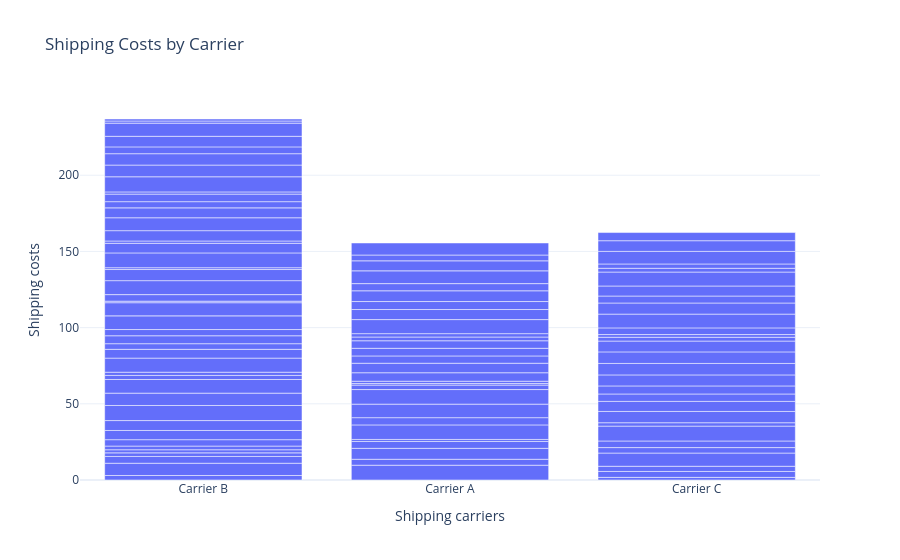

The notebook cell saved with this chart:
### Code cell
# Cost Analysis
# Now let's analyze the shipping cost of Carriers:

shipping_cost_chart = px.bar(df, x='Shipping carriers',
y='Shipping costs',
title='Shipping Costs by Carrier')

shipping_cost_chart.show()

### Figure 1 — Plotly figure (JSON) as saved in the notebook; plotly's stock layout.template omitted (floating-point values rounded to 4 significant figures)
{"data": [{"hovertemplate": "Shipping carriers=%{x}<br>Shipping costs=%{y}<extra></extra>", "legendgroup": "", "marker": {"color": "#636efa", "pattern": {"shape": ""}}, "name": "", "orientation": "v", "showlegend": false, "textposition": "auto", "type": "bar", "x": ["Carrier B", "Carrier A", "Carrier B", "Carrier C", "Carrier A", "Carrier B", "Carrier C", "Carrier B", "Carrier C", "Carrier A", "Carrier C", "Carrier A", "Carrier A", "Carrier A", "Carrier B", "Carrier B", "Carrier B", "Carrier C", "Carrier C", "Carrier A", "Carrier A", "Carrier B", "Carrier A", "Carrier A", "Carrier C", "Carrier C", "Carrier B", "Carrier C", "Carrier B", "Carrier B", "Carrier B", "Carrier B", "Carrier C", "Carrier C", "Carrier A", "Carrier C", "Carrier B", "Carrier A", "Carrier B", "Carrier A", "Carrier C", "Carrier B", "Carrier C", "Carrier B", "Carrier C", "Carrier B", "Carrier B", "Carrier B", "Carrier C", "Carrier C", "Carrier A", "Carrier A", "Carrier B", "Carrier B", "Carrier B", "Carrier A", "Carrier C", "Carrier B", "Carrier A", "Carrier B", "Carrier C", "Carrier C", "Carrier C", "Carrier A", "Carrier C", "Carrier C", "Carrier A", "Carrier C", "Carrier B", "Carrier B", "Carrier B", "Carrier A", "Carrier A", "Carrier B", "Carrier A", "Carrier C", "Carrier A", "Carrier B", "Carrier B", "Carrier B", "Carrier C", "Carrier B", "Carrier A", "Carrier B", "Carrier A", "Carrier C", "Carrier B", "Carrier A", "Carrier A", "Carrier B", "Carrier B", "Carrier B", "Carrier B", "Carrier C", "Carrier B", "Carrier B", "Carrier C", "Carrier A", "Carrier B", "Carrier B"], "xaxis": "x", "y": [2.957, 9.717, 8.054, 1.73, 3.891, 4.444, 3.881, 2.348, 3.405, 7.167, 8.673, 4.524, 1.325, 9.537, 2.04, 2.422, 4.191, 3.585, 4.339, 4.743, 8.878, 6.038, 9.568, 2.925, 9.741, 2.231, 6.508, 7.407, 9.898, 8.101, 8.955, 2.68, 6.599, 4.858, 1.019, 5.288, 2.108, 1.533, 9.236, 5.563, 7.23, 5.773, 7.526, 3.694, 7.577, 5.215, 4.071, 8.979, 7.096, 2.506, 6.248, 4.783, 8.631, 1.013, 4.305, 5.014, 1.774, 9.161, 4.938, 7.294, 4.381, 9.03, 7.292, 2.458, 4.585, 6.581, 2.216, 9.148, 1.194, 9.705, 6.316, 9.228, 6.6, 1.513, 5.238, 2.474, 7.055, 6.781, 8.467, 6.496, 2.833, 4.066, 4.708, 4.95, 8.382, 8.249, 1.454, 6.576, 3.801, 9.93, 7.674, 7.472, 4.47, 7.006, 6.943, 8.63, 5.353, 7.905, 1.41, 1.311], "yaxis": "y"}], "layout": {"barmode": "relative", "legend": {"tracegroupgap": 0}, "title": {"text": "Shipping Costs by Carrier"}, "xaxis": {"anchor": "y", "domain": [0, 1], "title": {"text": "Shipping carriers"}}, "yaxis": {"anchor": "x", "domain": [0, 1], "title": {"text": "Shipping costs"}}}}
